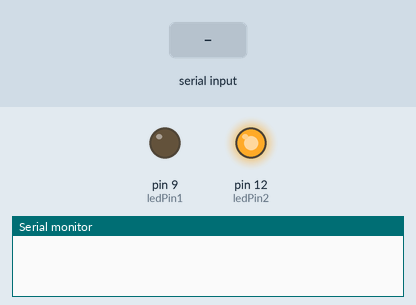
Simulated run of this sketch. Board: Arduino Uno, built with avr-gcc and run on an emulated ATmega328P. Parts: output pins drawn as LEDs (lit = HIGH), the last lines printed to the serial monitor. The inputs (shaded band) are chosen by the test bench.

Above: at 1.2 s.
1.3 s: "1" received over Serial
At 1.9 s:
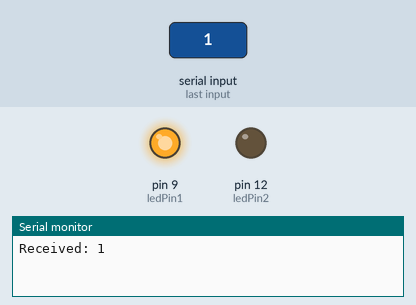
Timing chart, 0 to 10.3 s (numbered marks = the images above; inputs shaded):
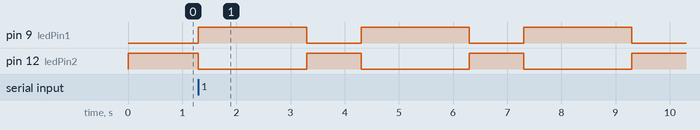

Measured:
- after the input at 1.3 s, pin 9 (ledPin1): alternates HIGH for 2.0 s and LOW for 1.0 s, starting at once; pin 12 (ledPin2): alternates HIGH for 1.0 s and LOW for 2.0 s, starting at once

The sketch:

Blue_LED_Light_Program.ino
```cpp
const int ledPin1 = 9;  // LED pin 1
const int ledPin2 = 12; // LED pin 2
const int loopCount = 400; // Number of times to loop
bool loopActive = false;   // Flag to control the looping

void setup() {
  pinMode(ledPin1, OUTPUT); // Set pin 9 as an output for the LED
  pinMode(ledPin2, OUTPUT); // Set pin 12 as an output for the LED
  digitalWrite(ledPin1, LOW); // Initialize the LED to be OFF
  digitalWrite(ledPin2, HIGH);  // Initialize the LED to be OFF
  Serial.begin(9600); // Initialize serial communication at 9600 baud rate
}

void loop() {
  if (Serial.available() > 0) { // Check if data is available to read
    char receivedChar = Serial.read(); // Read the incoming byte

    // Echo the received character for debugging
    Serial.print("Received: ");
    Serial.println(receivedChar);

    // Start the loop if '1' is received
    if (receivedChar == '1') {
      loopActive = true;
    }
  }

  if (loopActive) {
    for (int i = 0; i < loopCount; i++) {
      digitalWrite(ledPin1, HIGH);  // Turn the LED ON
      digitalWrite(ledPin2, LOW); // Turn the LED ON
      delay(2000);                 // Keep the LED ON for 2 seconds
      digitalWrite(ledPin1, LOW); // Then turn the LED OFF
      digitalWrite(ledPin2, HIGH);  // Then turn the LED OFF
      delay(1000);                 // Wait for 1 second
    }
    loopActive = false; // Stop the loop after 400 iterations
  }
}
```
